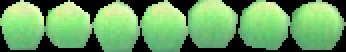
#> input picture training_set/greenTrainingSet.png, 173 x 26 px, found by its file name (shown 2 times larger)
$ python histogramAnalyzer.py
#> lines starting #> are read from the running program, lines starting #| are printed output that depends on the picture
'''
Copyright (c) 2020 Hao Da (Kevin) Dong
@file       histogramAnalyzer.py
@date       2020/04/02
@brief      Creates a histogram for each colour channel using the training images
@license    This project is released under the BSD-3-Clause license.
'''

import numpy as np
import cv2
import matplotlib.pyplot as plt


trainingImage = cv2.imread('training_set/greenTrainingSet.png')
#> trainingImage is the input picture: shape (26, 173, 3); mean B, G, R 97.5, 159.1, 105.1
trainingSet = []

# Append pixel to trainingSet if it is not black
for row in trainingImage:
    for pixel in row:
        if (np.all(pixel == 0) == False):
            trainingSet.append(pixel)
#> this loop made 26 passes
#> after the loop, trainingSet = 3362 items, first 6: [165, 228, 182], [174, 233, 186], [143, 216, 171], [117, 184, 140], [129, 181, 131], [161, 224, 164]

# Convert to NumPy array
trainingSet = np.array(trainingSet)

# Plot histograms
fig = plt.figure()
sp1 = fig.add_subplot(3,1,1)
sp1.hist(trainingSet[:,0], bins=255)
sp1.set_title('Blue Channel Histogram')
sp1.set_xlabel('Blue Channel Value')
sp1.set_ylabel('Number of Pixels')

sp2 = fig.add_subplot(3,1,2)
sp2.hist(trainingSet[:,1], bins=255)
sp2.set_title('Green Channel Histogram')
sp2.set_xlabel('Green Channel Value')
sp2.set_ylabel('Number of Pixels')

sp3 = fig.add_subplot(3,1,3)
sp3.hist(trainingSet[:,2], bins=255)
sp3.set_title('Red Channel Histogram')
sp3.set_xlabel('Red Channel Value')
sp3.set_ylabel('Number of Pixels')

# Display all plots
plt.tight_layout()
plt.show()
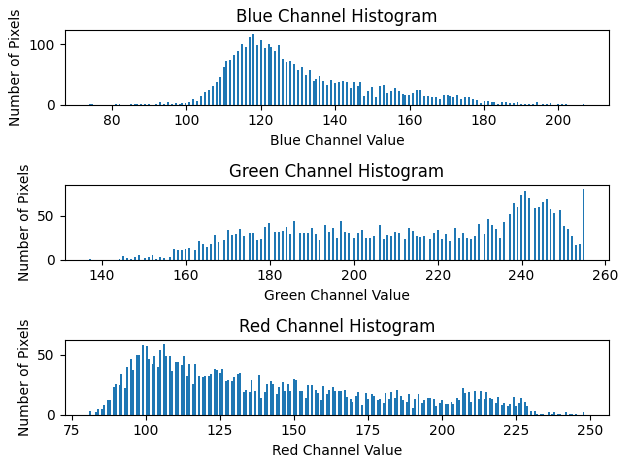
#> figure drawn by matplotlib, 3 panels; panel 1: tallest bar 117 high, from x = 117.8 to 118.3; panel 2: tallest bar 81 high, from x = 254.5 to 255; panel 3: tallest bar 59 high, from x = 105.9 to 106.5

# Save the training set
np.save('TrainingSet', trainingSet)

$ run again, with training_set/orangeTrainingSet.png copied over training_set/greenTrainingSet.png
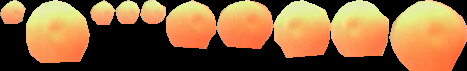
#> input picture training_set/orangeTrainingSet.png, 467 x 71 px, found by its file name
#> trainingImage is the input picture: shape (71, 467, 3); mean B, G, R 60.9, 101.6, 140.3
#> the loop `for row in trainingImage:` made 71 passes
#> after the loop `for row in trainingImage:`: trainingSet = 19023 items, first 6: [169, 220, 233], [160, 207, 222], [167, 214, 229], [165, 208, 215], [165, 229, 240], [169, 231, 243]
#> `plt.show()`:
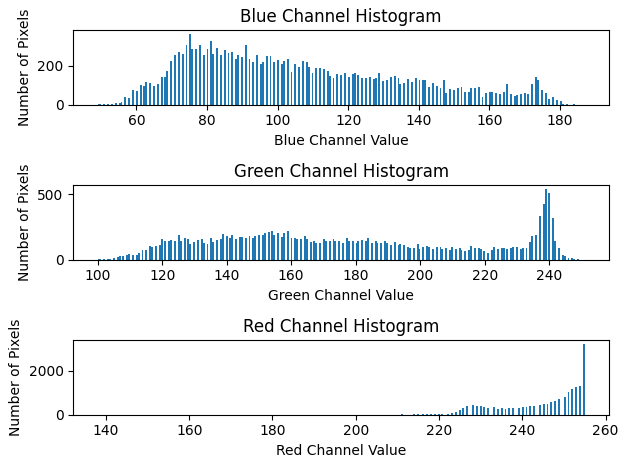
#> figure drawn by matplotlib, 3 panels; panel 1: tallest bar 365 high, from x = 74.98 to 75.52; panel 2: tallest bar 540 high, from x = 238.6 to 239.2; panel 3: tallest bar 3232 high, from x = 254.5 to 255

$ run again, with training_set/yellowTrainingSet.png copied over training_set/greenTrainingSet.png
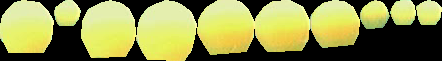
#> input picture training_set/yellowTrainingSet.png, 442 x 61 px, found by its file name
#> trainingImage is the input picture: shape (61, 442, 3); mean B, G, R 77.6, 146.9, 144.7
#> the loop `for row in trainingImage:` made 61 passes
#> after the loop `for row in trainingImage:`: trainingSet = 17094 items, first 6: [167, 239, 228], [167, 239, 228], [165, 238, 230], [165, 238, 230], [164, 237, 232], [164, 237, 232]
#> `plt.show()`:
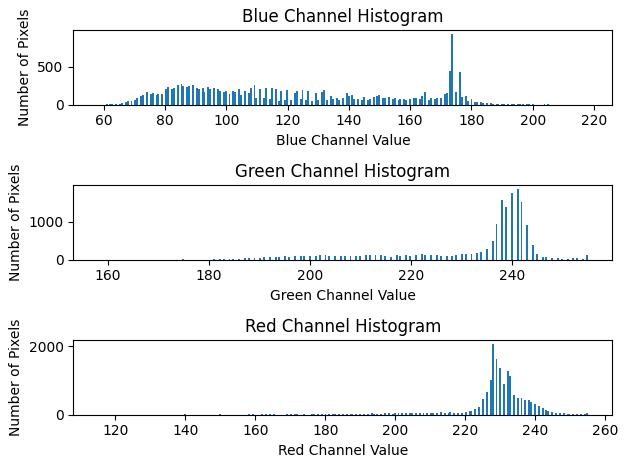
#> figure drawn by matplotlib, 3 panels; panel 1: tallest bar 931 high, from x = 173.5 to 174.1; panel 2: tallest bar 1861 high, from x = 240.9 to 241.3; panel 3: tallest bar 2072 high, from x = 227.5 to 228.1
